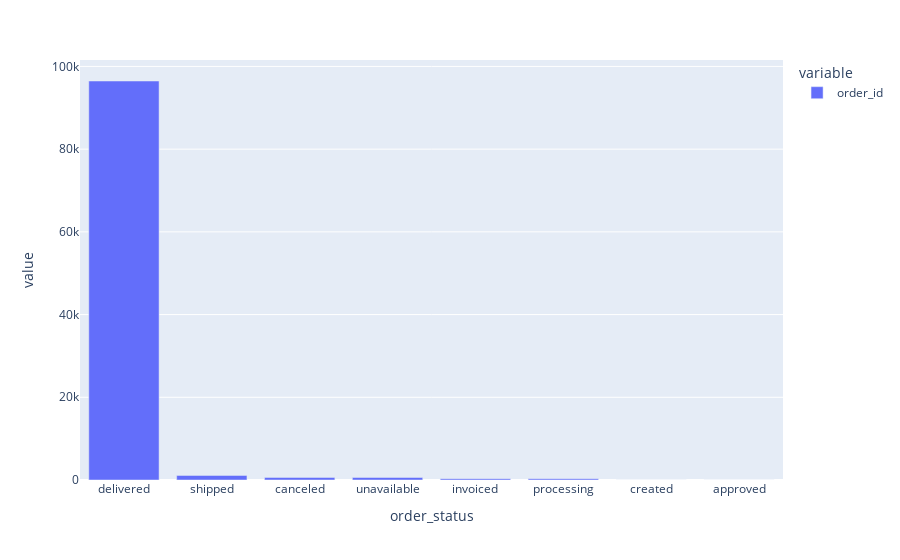

The notebook cell this image was saved under:
### Code cell
orders[['order_id', 'order_status']].groupby('order_status') \
    .count() \
    .sort_values('order_id', ascending=False) \
    .plot.bar()

### Figure 1 — Plotly figure (JSON) as saved in the notebook; plotly's stock layout.template omitted (floating-point values rounded to 4 significant figures)
{"data": [{"alignmentgroup": "True", "hovertemplate": "variable=order_id<br>order_status=%{x}<br>value=%{y}<extra></extra>", "legendgroup": "order_id", "marker": {"color": "#636efa", "pattern": {"shape": ""}}, "name": "order_id", "offsetgroup": "order_id", "orientation": "v", "showlegend": true, "textposition": "auto", "type": "bar", "x": ["delivered", "shipped", "canceled", "unavailable", "invoiced", "processing", "created", "approved"], "xaxis": "x", "y": [96478, 1107, 625, 609, 314, 301, 5, 2], "yaxis": "y"}], "layout": {"barmode": "relative", "legend": {"title": {"text": "variable"}, "tracegroupgap": 0}, "margin": {"t": 60}, "xaxis": {"anchor": "y", "domain": [0, 1], "title": {"text": "order_status"}}, "yaxis": {"anchor": "x", "domain": [0, 1], "title": {"text": "value"}}}}
